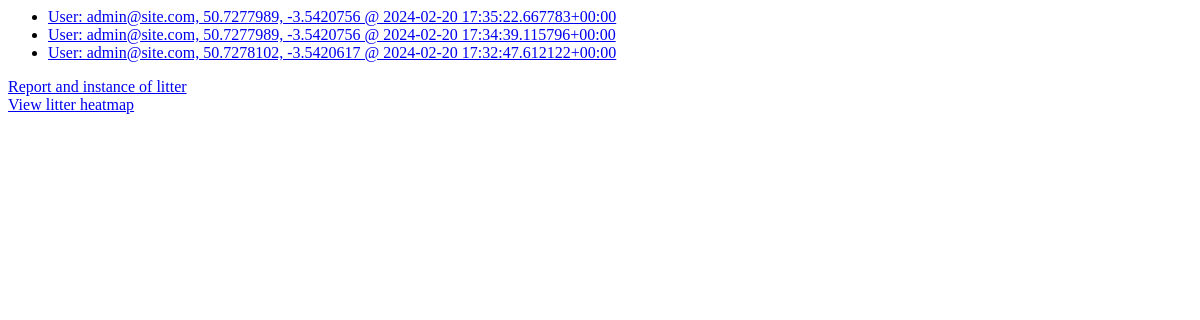
Page /litter/latest/ (signed in) on the earlier database version.
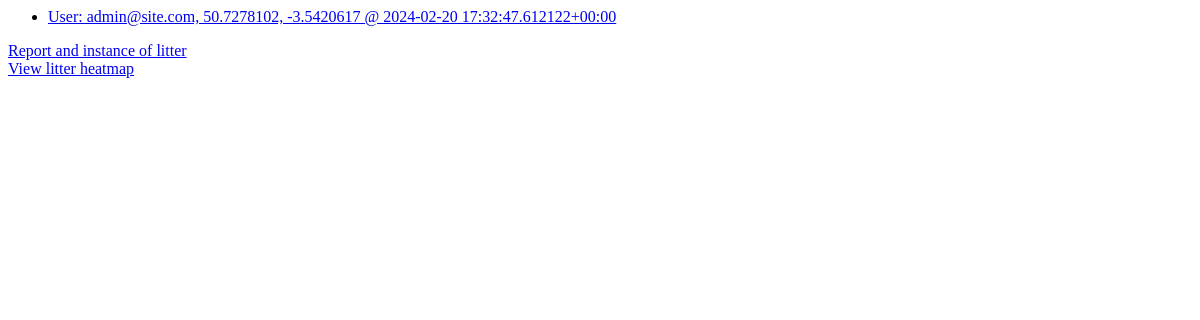
Same page on the later database version.
### litter/models.py (models this page shows)
class LitterInstance(models.Model):
    user = models.ForeignKey(User, on_delete=models.CASCADE)
    lat = models.DecimalField(default=0, decimal_places=7, max_digits=10)
    lon = models.DecimalField(default=0, decimal_places=7, max_digits=10)
    img = models.ImageField(null=True, blank=True, upload_to='images/litter/')
    datetime = models.DateTimeField("Date submitted")
    approved = models.BooleanField(default=False)
    def __str__(self):
        return f"User: {self.user}, {self.lat}, {self.lon} @ {self.datetime}"

### authuser/models.py (models this page shows, shortened)
class User(AbstractBaseUser, PermissionsMixin):
    email = models.EmailField(blank=True, default='', unique=True)
    name = models.CharField(max_length=255, blank=True, default='')
    is_active = models.BooleanField(default=True)
    is_superuser = models.BooleanField(default=False)
    is_staff = models.BooleanField(default=False)
    date_joined = models.DateTimeField(default=timezone.now)
    last_login = models.DateTimeField(blank=True, null=True)
    objects = CustomUserManager()
    USERNAME_FIELD = 'email'
    EMAIL_FIELD = 'email'
    REQUIRED_FIELDS = []
    class Meta:
        verbose_name = 'User'
        verbose_name_plural = 'Users'

### litter/views.py (the view)
# urls.py: path("latest/", views.latest, name="latest"),
def latest(request):
    valid_instances = LitterInstance.objects.filter(approved=False).order_by("-datetime")
    return render(request, "litter/latest.html", {"latest_instance_list": valid_instances,
                                                  "is_staff": request.user.is_staff})

### litter/templates/litter/latest.html (shortened to what this page needs)
{% if is_staff %}
    {% if latest_instance_list %}
    <ul>
    {% for instance in latest_instance_list %}
        <li><a href="{% url 'litter:instance' instance.id %}">{{ instance }}</a></li>
    {% endfor %}
    </ul>
    {% else %}
    <p>No instances are available.</p>
    {% endif %}
{% else %}
    <p>You do not have permission to view this data</p>
{% endif %}
<a href="{% url 'litter:report' %}">Report and instance of litter</a>
<a href="{% url 'litter:heatmap' %}">View litter heatmap</a>

Differences in the rows shown:
no longer on this page (row edited): LitterInstance: user+lat+lon "User: admin@site.com, 50.7277989, -3.5420756 @ 2024-02-20 17:35:22.667783+00:00"
no longer on this page (row edited): LitterInstance: user+lat+lon "User: admin@site.com, 50.7277989, -3.5420756 @ 2024-02-20 17:34:39.115796+00:00"
